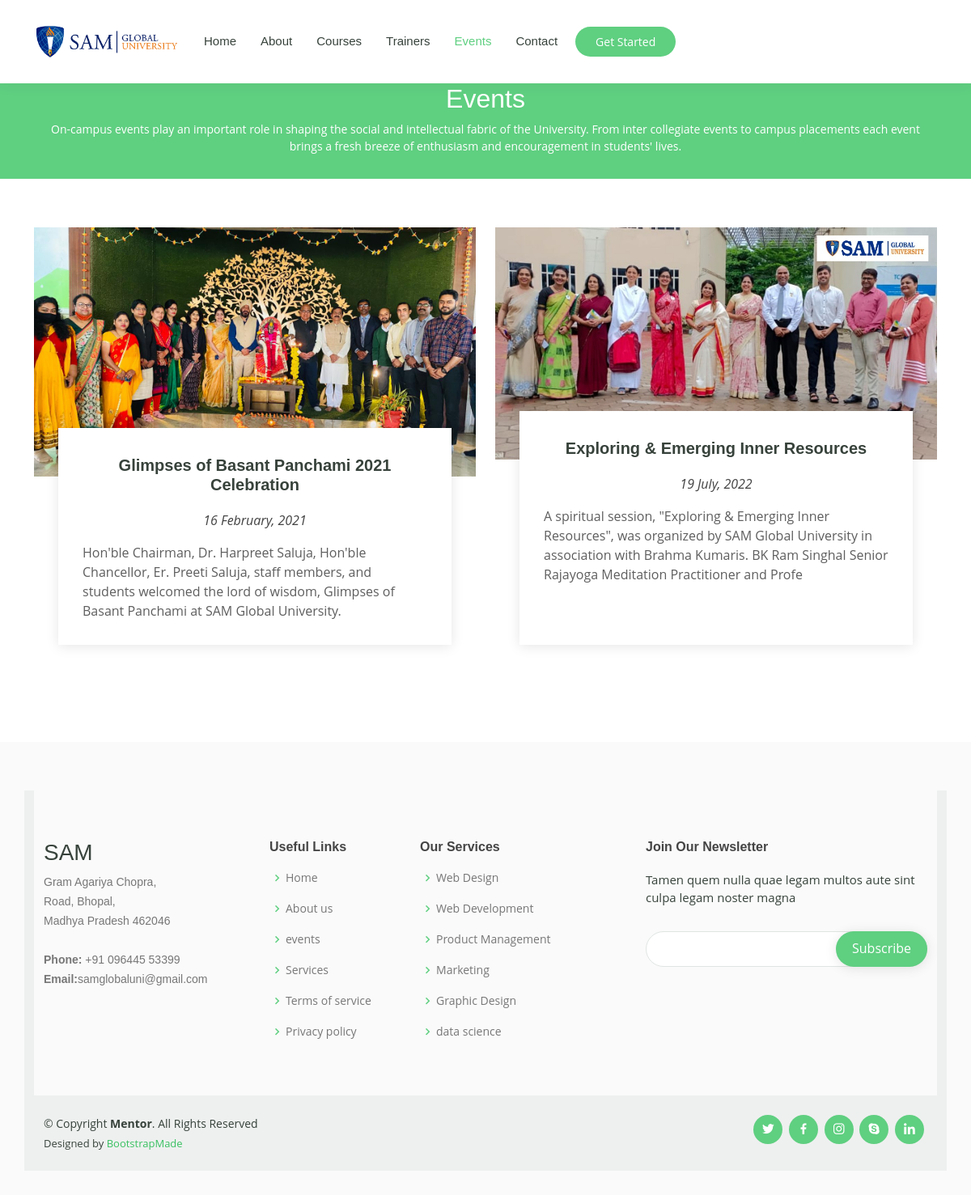
The app's page /events with its own data.
### jj/models.py (models this page shows)
class event(models.Model):
    image1=models.ImageField (upload_to="images")
    image2=models.ImageField(upload_to="images")
    h1=models.CharField(max_length=500,default="")
    h2=models.CharField(max_length=500,default="")
    p1=models.CharField(max_length=400,default="")
    p2=models.CharField(max_length=400,default="")
    p3=models.CharField(max_length=200,default="")
    p4=models.CharField(max_length=200,default="")

### jj/views.py (the view)
# urls.py: path('events',views.events,name="envents"),
def events(request):
       allpost=event.objects.all()
       context={'allposts':allpost}
       return render(request,'events.html',context)

### templates/events.html (shortened to what this page needs)
{% load static %}
<!DOCTYPE html>
<html lang="en">
<head>
  <link href="static/assets/vendor/animate.css/animate.min.css" rel="stylesheet">
  <link href="static/assets/vendor/aos/aos.css" rel="stylesheet">
  <link href="static/assets/vendor/bootstrap/css/bootstrap.min.css" rel="stylesheet">
  <link href="static/assets/vendor/bootstrap-icons/bootstrap-icons.css" rel="stylesheet">
  <link href="static/assets/vendor/boxicons/css/boxicons.min.css" rel="stylesheet">
  <link href="static/assets/vendor/remixicon/remixicon.css" rel="stylesheet">
  <link href="static/assets/vendor/swiper/swiper-bundle.min.css" rel="stylesheet">
  <link href="static/assets/css/style.css" rel="stylesheet">
</head>
<body>
  <header id="header" class="fixed-top">
    <div class="container d-flex align-items-center">
      <img src="static/imgq/download.png" alt="" width="180">
      <nav id="navbar" class="navbar order-last order-lg-0">
        <ul>
          <li><a href="/">Home</a></li>
          <li><a href="/about">About</a></li>
          <li><a href="/courses">Courses</a></li>
          <li><a href="/trainers">Trainers</a></li>
          <li><a class="active" href="/events">Events</a></li>
          <li><a href="/contact.html">Contact</a></li>
        </ul>
      </nav>
      <a href="static/courses.html" class="get-started-btn">Get Started</a>
    </div>
  </header>
  <main id="main">
    <div class="breadcrumbs" data-aos="fade-in">
      <div class="container">
        <h2>Events</h2>
        <p>On-campus events play an important role in shaping the social and intellectual fabric of the University. From inter collegiate events to campus placements each event brings a fresh breeze of enthusiasm and encouragement in students' lives. </p>
      </div>
    </div>
    {% for post in allposts  %}
    <section id="events" class="events">
      <div class="container" data-aos="fade-up">
        <div class="row">
          <div class="col-md-6 d-flex align-items-stretch">
            <div class="card">
              <div class="card-img">
                <img src="{{post.image1.url}}" alt="...">
              </div>
              <div class="card-body">
                <h5 class="card-title"><a href="">{{post.h1}}</a></h5>
                <p class="fst-italic text-center">{{post.p1}}</p>
                <p class="card-text">{{post.p2}}</p>
              </div>
            </div>
          </div>
          <div class="col-md-6 d-flex align-items-stretch">
            <div class="card">
              <div class="card-img">
                <img src="{{post.image2.url}}" alt="...">
              </div>
              <div class="card-body">
                <h5 class="card-title"><a href="">{{post.h2}}</a></h5>
                <p class="fst-italic text-center"> {{post.p3}}</p>
                <p class="card-text">{{post.p4}}</p>
              </div>
            </div>
          </div>
        </div>
      </div>
    </section>
{%endfor%}
  </main>
  <footer id="footer">
    <div class="footer-top">
      <div class="container">
        <div class="row">
          <footer id="footer">
            <div class="footer-top">
              <div class="container">
                <div class="row">
                  <div class="col-lg-3 col-md-6 footer-contact">
                    <h3>SAM</h3>
                    <p>
                      Gram Agariya Chopra, <br>
                      Road, Bhopal,<br>
                       Madhya Pradesh 462046<br><br>
                      <strong>Phone:</strong>  +91 096445 53399<br>
                      <strong>Email:</strong>samglobaluni@gmail.com<br>
                    </p>
                  </div>
          <div class="col-lg-2 col-md-6 footer-links">
            <h4>Useful Links</h4>
            <ul>
              <li><i class="bx bx-chevron-right"></i> <a href="#">Home</a></li>
              <li><i class="bx bx-chevron-right"></i> <a href="#">About us</a></li>
              <li><i class="bx bx-chevron-right"></i> <a href="#">events</a></li>
              <li><i class="bx bx-chevron-right"></i> <a href="#">Services</a></li>
              <li><i class="bx bx-chevron-right"></i> <a href="#">Terms of service</a></li>
              <li><i class="bx bx-chevron-right"></i> <a href="#">Privacy policy</a></li>
            </ul>
          </div>
          <div class="col-lg-3 col-md-6 footer-links">
            <h4>Our Services</h4>
            <ul>
              <li><i class="bx bx-chevron-right"></i> <a href="#">Web Design</a></li>
              <li><i class="bx bx-chevron-right"></i> <a href="#">Web Development</a></li>
              <li><i class="bx bx-chevron-right"></i> <a href="#">Product Management</a></li>
              <li><i class="bx bx-chevron-right"></i> <a href="#">Marketing</a></li>
              <li><i class="bx bx-chevron-right"></i> <a href="#">Graphic Design</a></li>
              <li><i class="bx bx-chevron-right"></i> <a href="#">data science </a></li>
            </ul>
          </div>
          <div class="col-lg-4 col-md-6 footer-newsletter">
            <h4>Join Our Newsletter</h4>
            <p>Tamen quem nulla quae legam multos aute sint culpa legam noster magna</p>
            <form action="" method="post">
              <input type="email" name="email"><input type="submit" value="Subscribe">
            </form>
          </div>
        </div>
      </div>
    </div>
    <div class="container d-md-flex py-4">
      <div class="me-md-auto text-center text-md-start">
        <div class="copyright">
          &copy; Copyright <strong><span>Mentor</span></strong>. All Rights Reserved
        </div>
        <div class="credits">
          Designed by <a href="https://bootstrapmade.com/">BootstrapMade</a>
        </div>
      </div>
      <div class="social-links text-center text-md-right pt-3 pt-md-0">
        <a href="#" class="twitter"><i class="bx bxl-twitter"></i></a>
        <a href="#" class="facebook"><i class="bx bxl-facebook"></i></a>
        <a href="#" class="instagram"><i class="bx bxl-instagram"></i></a>
        <a href="#" class="google-plus"><i class="bx bxl-skype"></i></a>
        <a href="#" class="linkedin"><i class="bx bxl-linkedin"></i></a>
      </div>
    </div>
  </footer>
</body>
</html>

### static/assets/css/style.css (style rules this page uses)
body { font-family: "Open Sans", sans-serif; color: #444444; }
a { color: #5fcf80; text-decoration: none; }
h1, h2, h3, h4, h5, h6 { font-family: "Raleway", sans-serif; }
#header { background: #fff; transition: all 0.5s; z-index: 997; padding: 15px 0; box-shadow: 0px 0 18px rgba(55, 66, 59, 0.08); }
.get-started-btn { margin-left: 22px; background: #5fcf80; color: #fff; border-radius: 50px; padding: 8px 25px; white-space: nowrap; transition: 0.3s; font-size: 14px; display: inline-block; }
.navbar { padding: 0; }
.navbar ul { margin: 0; padding: 0; display: flex; list-style: none; align-items: center; }
.navbar li { position: relative; }
.navbar a, .navbar a:focus { display: flex; align-items: center; justify-content: space-between; padding: 10px 0 10px 30px; font-family: "Poppins", sans-serif; font-size: 15px; font-weight: 500; color: #37423b; white-space: nowrap; transition: 0.3s; }
.navbar a:hover, .navbar .active, .navbar .active:focus, .navbar li:hover>a { color: #5fcf80; }
section { padding: 60px 0; overflow: hidden; }
.breadcrumbs { margin-top: 73px; text-align: center; background: #5fcf80; padding: 30px 0; color: #fff; }
.breadcrumbs h2 { font-size: 32px; font-weight: 500; }
.breadcrumbs p { font-size: 14px; margin-bottom: 0; }
.events .card { border: 0; padding: 0 30px; margin-bottom: 60px; position: relative; }
.events .card-img { width: calc(100% + 60px); margin-left: -30px; overflow: hidden; z-index: 9; border-radius: 0; }
.events .card-img img { max-width: 100%; transition: all 0.3s ease-in-out; }
.events .card-body { z-index: 10; background: #fff; border-top: 4px solid #fff; padding: 30px; box-shadow: 0px 2px 15px rgba(0, 0, 0, 0.1); margin-top: -60px; transition: 0.3s; }
.events .card-title { font-weight: 700; text-align: center; margin-bottom: 20px; }
.events .card-title a { color: #37423b; transition: 0.3s; }
.events .card-text { color: #5e5e5e; }
#footer { color: #37423b; font-size: 14px; background: #eef0ef; }
#footer .footer-top { padding: 60px 0 30px 0; background: #f9faf9; }
#footer .footer-top .footer-contact { margin-bottom: 30px; }
#footer .footer-top .footer-contact p { font-size: 14px; line-height: 24px; margin-bottom: 0; font-family: "Raleway", sans-serif; color: #777777; }
#footer .footer-top h4 { font-size: 16px; font-weight: bold; color: #444444; position: relative; padding-bottom: 12px; }
#footer .footer-top .footer-links { margin-bottom: 30px; }
#footer .footer-top .footer-links ul { list-style: none; padding: 0; margin: 0; }
#footer .footer-top .footer-links ul i { padding-right: 2px; color: #5fcf80; font-size: 18px; line-height: 1; }
#footer .footer-top .footer-links ul li { padding: 10px 0; display: flex; align-items: center; }
#footer .footer-top .footer-links ul li:first-child { padding-top: 0; }
#footer .footer-top .footer-links ul a { color: #777777; transition: 0.3s; display: inline-block; line-height: 1; }
#footer .footer-newsletter { font-size: 15px; }
#footer .footer-newsletter h4 { font-size: 16px; font-weight: bold; color: #444444; position: relative; padding-bottom: 12px; }
#footer .footer-newsletter form { margin-top: 30px; background: #fff; padding: 6px 10px; position: relative; border-radius: 50px; text-align: left; border: 1px solid #e0e5e2; }
#footer .footer-newsletter form input[type=email] { border: 0; padding: 4px 8px; width: calc(100% - 100px); }
#footer .footer-newsletter form input[type=submit] { position: absolute; top: -1px; right: -1px; bottom: -1px; border: 0; background: none; font-size: 16px; padding: 0 20px 2px 20px; background: #5fcf80; color: #fff; transition: 0.3s; border-radius: 50px; box-shadow: 0px 2px 15px rgba(0, 0, 0, 0.1); }
#footer .credits { padding-top: 5px; font-size: 13px; }
#footer .credits a { color: #3ac162; transition: 0.3s; }
#footer .social-links a { font-size: 18px; display: inline-block; background: #5fcf80; color: #fff; line-height: 1; padding: 8px 0; margin-right: 4px; border-radius: 50%; text-align: center; width: 36px; height: 36px; transition: 0.3s; }

### records on screen
event: image1 (picture), h1 "Glimpses of Basant Panchami 2021 Celebration", p1 "16 February, 2021", p2 "Hon'ble Chairman, Dr. Harpreet Saluja, Hon'ble Chancellor, Er. Preeti Saluja, staff members, and students welcomed the lord of wisdom, Glimpses of Basant Panchami at SAM Global University.", image2 (picture), h2 "Exploring & Emerging Inner Resources", p3 "19 July, 2022", p4 "A spiritual session, \"Exploring & Emerging Inner Resources\", was organized by SAM Global University in association with Brahma Kumaris. BK Ram Singhal Senior Rajayoga Meditation Practitioner and Profe"
